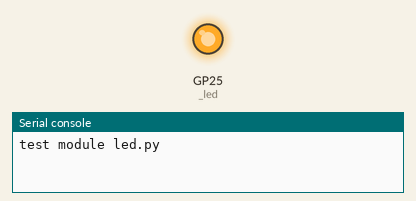
Recording of a program running on a simulated Raspberry Pi Pico running MicroPython. On the bench: output pins drawn as LEDs (lit = HIGH), the last lines printed to the serial console. At 3.0 s the program stops and its outputs stay as they are.

Above: at 0.1 s.
At 3.1 s:
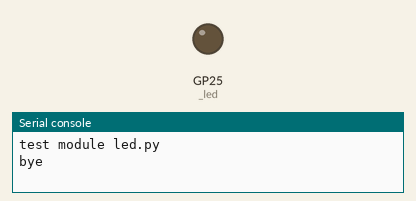
Timing chart, 0 to 4.5 s (numbered marks = the images above):
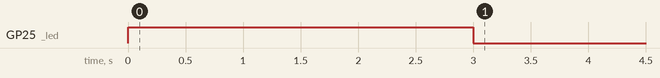

Measured:
- by itself, GP25 (_led): LOW → HIGH at 0.00 s, → LOW 3.0 s later

The program:

led.py
```python
''' manage the  PICO LEd

    args: none

    properties:
    - is_on: True/False

    methods
    - off(): switch off the led
    - on(): switch on the led
    - blink(): switch on/off the led to make it blinked
'''

from machine import Pin
import time

class Led:
    def __init__(self)-> None:
        """ constructor """
        self._led = Pin("LED", Pin.OUT) #specific to PICO W
        self.off() #switch off the led.

    @property
    def is_on(self)-> bool:
        return(self._on)

    def off(self)-> None:
        """ Switch off the led. """
        self._led.value(0)
        self._on = False

    def on(self)-> None:
        """Switch on led."""
        self._led.value(1)
        self._on = True

    def blink(self) -> None:
        """Switch on/off led to make it blinked."""
        if self.is_on:
            self.off()
        else:
            self.on()

if  __name__ == '__main__':
    print('test module led.py')
    pico_led = Led()
    pico_led.on()
    time.sleep(3)
    pico_led.blink()
    print('bye')
```
